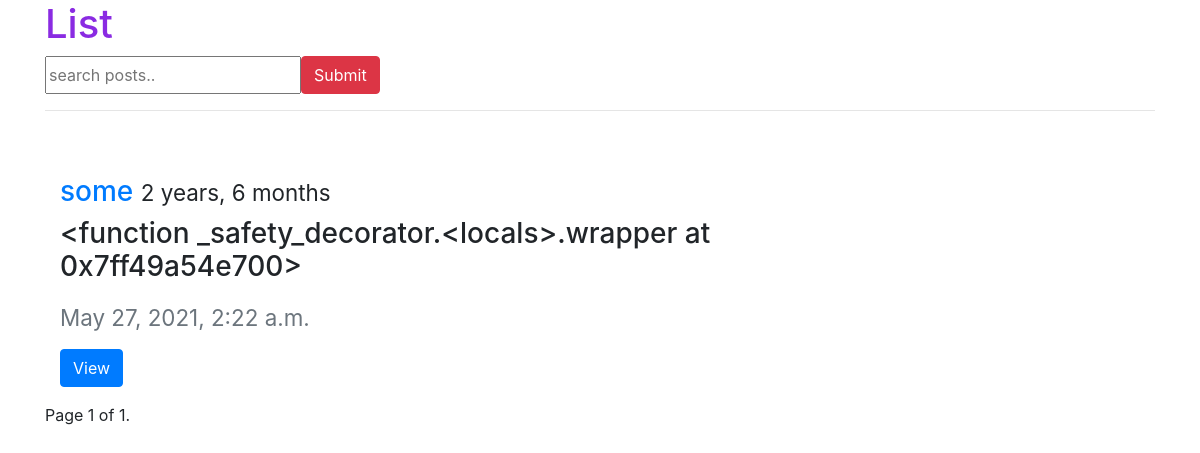
The app's page /posts/, older data.
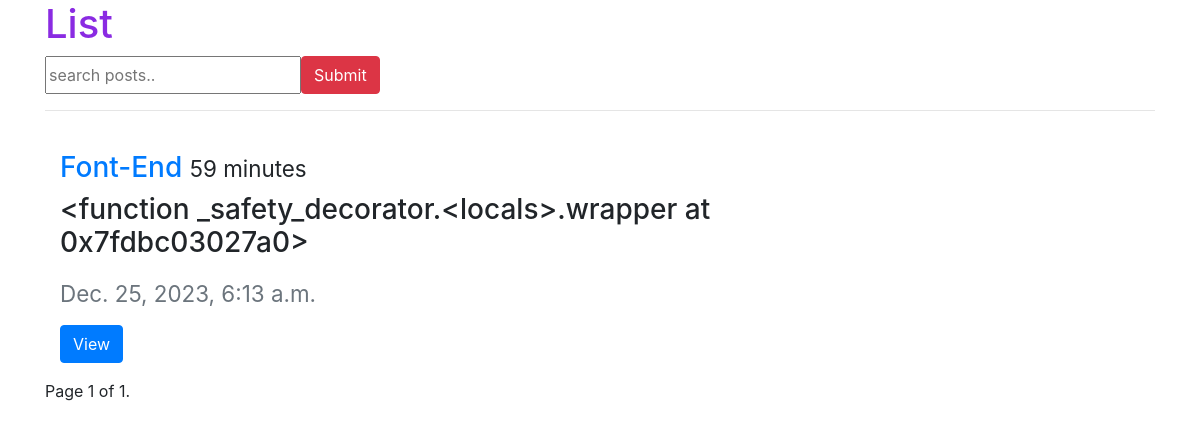
The same page, newer data.
### posts/models.py (models this page shows, shortened)
class Post(models.Model):
    user = models.ForeignKey(settings.AUTH_USER_MODEL,default=1,on_delete=models.CASCADE)
    title = models.CharField(max_length=120)
    slug = models.SlugField(unique=True)
    image = models.ImageField(upload_to=upload_location,null=True,blank=True,width_field="width_field",height_field="height_field")
    height_field = models.IntegerField(default=0)
    width_field = models.IntegerField(default=0)
    content = models.TextField()
    draft = models.BooleanField(default=False)
    publish = models.DateField(auto_now=False,auto_now_add=False)
    updated = models.DateTimeField(auto_now=True,auto_now_add=False)
    timestap = models.DateTimeField(auto_now = False,auto_now_add = True)
    objects = PostManager()
    def get_absolute_url(self):
        return reverse("posts:post_detail",kwargs={"id":self.id})
    def get_markdown(self):
        content = self.content
        return mark_safe(markdown(content))
    class Meta:
        ordering = ["-timestap","-updated"]

### posts/views.py (the view)
def post_list(request):
    today = timezone.now()
    queryset_list = Post.objects.active()#filter(draft=False).filter(publish__lte=timezone.now())#all()#.order_by("-timestap")
    if request.user.is_staff or request.user.is_superuser:
        queryset_list = Post.objects.all()
    query = request.GET.get("q")
    if query:
        queryset_list = queryset_list.filter(
            Q(title__icontains=query)|
            Q(content__icontains=query)|
            Q(user__icontains=query)
        ).distinct()
    paginator = Paginator(queryset_list, 2) # Show 25 contacts per page.
    page = request.GET.get('page')
    try:
        queryset= paginator.page(page)
    except PageNotAnInteger:
        queryset = paginator.page(1)
    except EmptyPage:
        queryset = paginator.page(paginator.num_pages)
    context = {
        "object_list":queryset,
        "title":"List",
        "today":today
    }
    return render(request,'post_list.html',context)

### posts/models.py (called while the page is built)
    def active(self,*args,**kwargs):
        return super(PostManager,self).filter(draft=False).filter(publish__lte=timezone.now())

### templates/post_list.html (shortened to what this page needs)
{% extends 'base.html'  %}
{% block content %}
<h1>{{title}}</h1>
<form action="" method="GET">
    <div class="input-group">   <input type="text" name="q" class="from-control" value='{{request.GET.q}}' placeholder="search posts..">
    <span class="input-group-btn">
        <input type="submit" class="btn btn-danger" value="Submit">
    </span>
    </div>
</form>
<hr><br>
<div class="col-sm-8 col-sm-offset-2">
<div class="row">
{% for obj in object_list %}
 <div class="col-sm-12">
     <div class="thumbnail">
         <div class="caption post-detail-item">
             <h3><a href='{{obj.get_absolute_url}}'> <h3> {{obj.title }} </a><small>{{obj.timestap|timesince}}</small></h3>
             <p class="">{{obj.get_markdown}}</p>
             <p ><small class="text-muted">{{obj.updated }}</small></p>
             <p><a href='{{obj.get_absolute_url}}' class="btn btn-primary" role="button">View</a></p>
            </div>
     </div>
 </div>
{% endfor %}
</div>
</div>
<div class="pagination">
    <span class="step-links">
        <span class="current">
            Page {{ object_list.number }} of {{ object_list.paginator.num_pages }}.
        </span>
    </span>
</div>
{% endblock content %}

Row changes from the older to the newer data that the page shows:
removed Post: title "some", timestap "2 years, 6 months", get_markdown "<function _safety_decorator.<locals>.wrapper at 0x7ff49a54e700>", updated "May 27, 2021, 2:22 a.m."
added Post: title "Font-End", timestap "59 minutes", get_markdown "<function _safety_decorator.<locals>.wrapper at 0x7fdbc03027a0>", updated "Dec. 25, 2023, 6:13 a.m."
